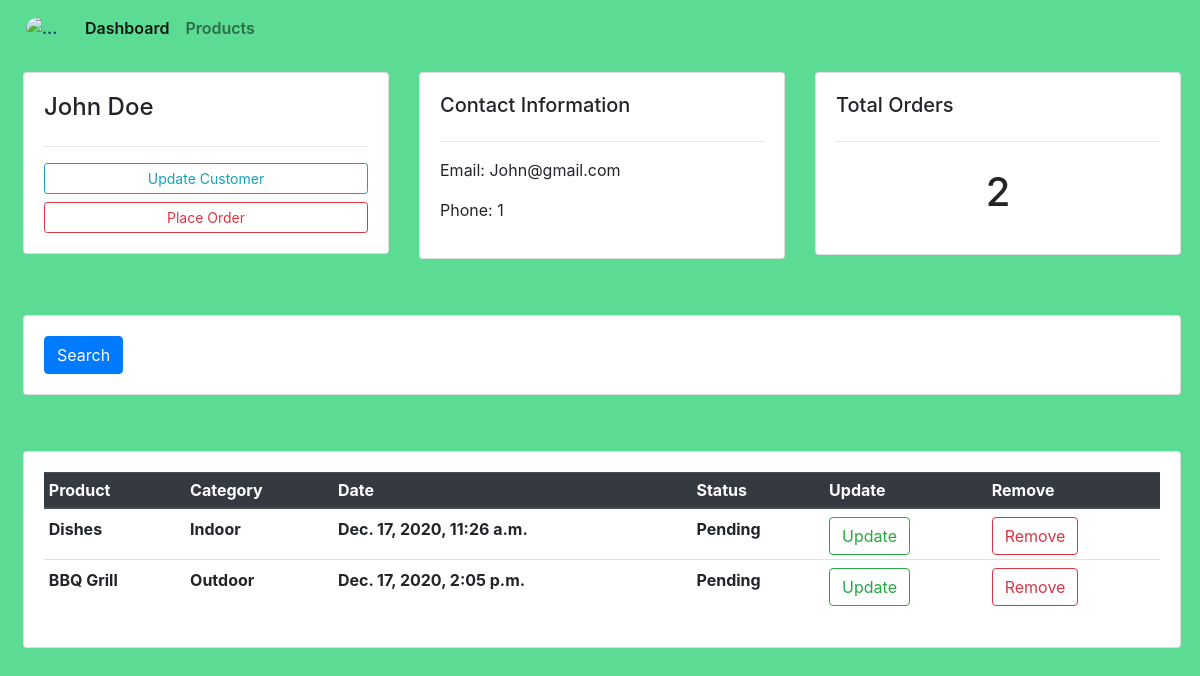
The app's page /customer/1/ with its own data.
### accounts/models.py (models this page shows, shortened)
class Customer(models.Model):
    name = models.CharField(max_length=30, null=True)
    phone = models.IntegerField(null=True)
    email = models.EmailField(null=True)
    date_created = models.DateTimeField(auto_now_add=True)

class Order(models.Model):
    STATUS = (
        ('Pending', 'Pending'),
        ('Out For Delivery', 'Out For Delivery'),
        ('Delivered', 'Delivered'),
     )
    customer = models.ForeignKey(Customer,null=True,on_delete = models.SET_NULL)
    product = models.ForeignKey(Product,null=True, on_delete = models.SET_NULL)
    date_created = models.DateTimeField(auto_now_add=True)
    status = models.CharField(max_length=50,choices=STATUS,null=True)

class Product(models.Model):
    CATEGORY = (
        ('Indoor','Indoor'),
        ('Outdoor','Outoor'),
    )
    name = models.CharField(max_length=30)
    price = models.FloatField()
    category = models.CharField(max_length=50,choices=CATEGORY)
    description = models.TextField()
    date_created = models.DateTimeField(auto_now_add=True)
    tag = models.ManyToManyField(Tag)

### accounts/views.py (the view)
# urls.py: path('customer/<int:id>/' , views.customer,name='customer'),
def customer(request,id):
    customer = Customer.objects.get(id=id)
    cus_order = customer.order_set.all()
    return render(request,'accounts/customer.html',{'customer':customer,'cus_order':cus_order})

### accounts/templates/accounts/customer.html (shortened to what this page needs)
{% extends 'accounts/main.html' %}
{% block body %}
<div class="row my-3 ml-2 mx-1">
    <div class="col-md">
        <div class="card card-body">
            <h4>{{customer.name}}</h4>
            <hr>
            <a href="" class="btn btn-outline-info btn-sm btn-block">Update Customer</a>
            <a href="{% url 'create_order' customer.id %}" class="btn btn-outline-danger btn-sm btn-block">Place Order</a>
        </div>
    </div>
    <div class="col-md">
        <div class="card card-body" >
            <h5 >Contact Information</h5>
            <hr>
            <p>Email: <span> {{customer.email}}</span></p>
            <p>Phone: <span>{{customer.phone}}</span></p>
        </div>
    </div>
    <div class="col-md">
        <div class="card card-body">
            <h5>Total Orders</h5>
            <hr>
            <h1 style="text-align:center;padding:10px;">{{cus_order.count}}</h1>
        </div>
    </div>
</div>
<br>
<div class="row my-3 ml-2 mx-1">
    <div class="col">
        <div class="card card-body">
            <form action="" method="GET">
                <button class="btn btn-primary" type="submit">Search</button>
            </form>
        </div>
    </div>
</div>
<br>
<div class="row my-3 ml-2 mx-1" >
    <div class="col-md">
        <div class="card card-body">
            <table class="table table-sm">
                <thead class="thead-dark">
                    <tr>
                        <th>Product</th>
                        <th>Category</th>
                        <th>Date</th>
                        <th>Status</th>
                        <th>Update</th>
                        <th>Remove</th>
                    </tr>
                </thead>
                {% for i in cus_order %}
                <tr class="my-2">
                    <th class="pt-2">{{i.product.name}}</th>
                    <th class="pt-2">{{i.product.category}}</th>
                    <th class="pt-2">{{i.date_created}}</th>
                    <th class="pt-2">{{i.status}}</th>
                    <th class="pt-2"><a class="btn btn-outline-success" href="{% url 'update_order' i.id %}">Update</a></th>
                    <th class="pt-2"><a class="btn btn-outline-danger" href="{% url 'delete_order' i.id %}">Remove</a></th>
                </tr>
                {% endfor %}
            </table>
        </div>
    </div>
</div>
{% endblock body %}

### records on screen
Customer: name "John Doe", email "John@gmail.com", phone "1", count "2"
Order: product.name "Dishes", product.category "Indoor", date_created "Dec. 17, 2020, 11:26 a.m.", status "Pending"
Order: product.name "BBQ Grill", product.category "Outdoor", date_created "Dec. 17, 2020, 2:05 p.m.", status "Pending"
